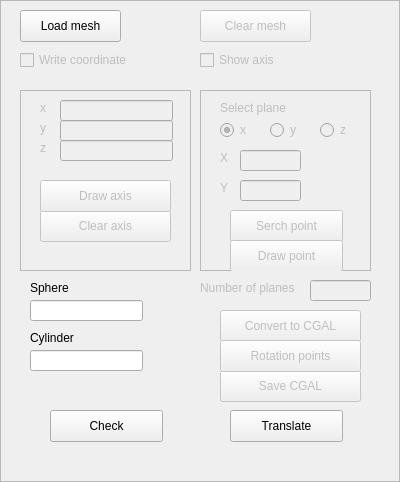
<?xml version="1.0" encoding="UTF-8"?>
<ui version="4.0">
 <class>DrawManager</class>
 <widget class="QFrame" name="DrawManager">
  <property name="geometry">
   <rect>
    <x>0</x>
    <y>0</y>
    <width>400</width>
    <height>482</height>
   </rect>
  </property>
  <property name="windowTitle">
   <string>Frame</string>
  </property>
  <property name="frameShape">
   <enum>QFrame::StyledPanel</enum>
  </property>
  <property name="frameShadow">
   <enum>QFrame::Raised</enum>
  </property>
  <widget class="QPushButton" name="loadMesh">
   <property name="geometry">
    <rect>
     <x>20</x>
     <y>10</y>
     <width>101</width>
     <height>32</height>
    </rect>
   </property>
   <property name="text">
    <string>Load mesh</string>
   </property>
  </widget>
  <widget class="QLabel" name="nPlaneLabel">
   <property name="enabled">
    <bool>false</bool>
   </property>
   <property name="geometry">
    <rect>
     <x>200</x>
     <y>280</y>
     <width>111</width>
     <height>16</height>
    </rect>
   </property>
   <property name="text">
    <string>Number of planes</string>
   </property>
  </widget>
  <widget class="QLineEdit" name="nPlane">
   <property name="enabled">
    <bool>false</bool>
   </property>
   <property name="geometry">
    <rect>
     <x>310</x>
     <y>280</y>
     <width>61</width>
     <height>21</height>
    </rect>
   </property>
  </widget>
  <widget class="QPushButton" name="eigenToCgal">
   <property name="enabled">
    <bool>false</bool>
   </property>
   <property name="geometry">
    <rect>
     <x>220</x>
     <y>310</y>
     <width>141</width>
     <height>32</height>
    </rect>
   </property>
   <property name="text">
    <string>Convert to CGAL</string>
   </property>
  </widget>
  <widget class="QPushButton" name="saveMeshCgal">
   <property name="enabled">
    <bool>false</bool>
   </property>
   <property name="geometry">
    <rect>
     <x>220</x>
     <y>370</y>
     <width>141</width>
     <height>32</height>
    </rect>
   </property>
   <property name="text">
    <string>Save CGAL</string>
   </property>
  </widget>
  <widget class="QFrame" name="selectAxis">
   <property name="enabled">
    <bool>false</bool>
   </property>
   <property name="geometry">
    <rect>
     <x>200</x>
     <y>90</y>
     <width>171</width>
     <height>181</height>
    </rect>
   </property>
   <property name="frameShape">
    <enum>QFrame::StyledPanel</enum>
   </property>
   <property name="frameShadow">
    <enum>QFrame::Raised</enum>
   </property>
   <widget class="QRadioButton" name="xAxis">
    <property name="enabled">
     <bool>false</bool>
    </property>
    <property name="geometry">
     <rect>
      <x>20</x>
      <y>30</y>
      <width>31</width>
      <height>20</height>
     </rect>
    </property>
    <property name="text">
     <string>x</string>
    </property>
    <property name="checked">
     <bool>true</bool>
    </property>
   </widget>
   <widget class="QRadioButton" name="yAxis">
    <property name="enabled">
     <bool>false</bool>
    </property>
    <property name="geometry">
     <rect>
      <x>70</x>
      <y>30</y>
      <width>31</width>
      <height>20</height>
     </rect>
    </property>
    <property name="text">
     <string>y</string>
    </property>
   </widget>
   <widget class="QRadioButton" name="zAxis">
    <property name="enabled">
     <bool>false</bool>
    </property>
    <property name="geometry">
     <rect>
      <x>120</x>
      <y>30</y>
      <width>31</width>
      <height>20</height>
     </rect>
    </property>
    <property name="text">
     <string>z</string>
    </property>
   </widget>
   <widget class="QLineEdit" name="xCoord">
    <property name="geometry">
     <rect>
      <x>40</x>
      <y>60</y>
      <width>61</width>
      <height>21</height>
     </rect>
    </property>
   </widget>
   <widget class="QLineEdit" name="yCoord">
    <property name="geometry">
     <rect>
      <x>40</x>
      <y>90</y>
      <width>61</width>
      <height>21</height>
     </rect>
    </property>
   </widget>
   <widget class="QLabel" name="xLabel">
    <property name="enabled">
     <bool>false</bool>
    </property>
    <property name="geometry">
     <rect>
      <x>20</x>
      <y>60</y>
      <width>21</width>
      <height>16</height>
     </rect>
    </property>
    <property name="text">
     <string>X</string>
    </property>
   </widget>
   <widget class="QLabel" name="yLabel">
    <property name="enabled">
     <bool>false</bool>
    </property>
    <property name="geometry">
     <rect>
      <x>20</x>
      <y>90</y>
      <width>21</width>
      <height>16</height>
     </rect>
    </property>
    <property name="text">
     <string>Y</string>
    </property>
   </widget>
   <widget class="QLabel" name="selectLabel">
    <property name="enabled">
     <bool>false</bool>
    </property>
    <property name="geometry">
     <rect>
      <x>20</x>
      <y>10</y>
      <width>131</width>
      <height>16</height>
     </rect>
    </property>
    <property name="text">
     <string>Select plane</string>
    </property>
   </widget>
   <widget class="QPushButton" name="serchPoint">
    <property name="geometry">
     <rect>
      <x>30</x>
      <y>120</y>
      <width>113</width>
      <height>32</height>
     </rect>
    </property>
    <property name="text">
     <string>Serch point</string>
    </property>
   </widget>
   <widget class="QPushButton" name="drawPoint">
    <property name="geometry">
     <rect>
      <x>30</x>
      <y>150</y>
      <width>113</width>
      <height>32</height>
     </rect>
    </property>
    <property name="text">
     <string>Draw point</string>
    </property>
   </widget>
  </widget>
  <widget class="QFrame" name="coordinate">
   <property name="enabled">
    <bool>false</bool>
   </property>
   <property name="geometry">
    <rect>
     <x>20</x>
     <y>90</y>
     <width>171</width>
     <height>181</height>
    </rect>
   </property>
   <property name="frameShape">
    <enum>QFrame::StyledPanel</enum>
   </property>
   <property name="frameShadow">
    <enum>QFrame::Raised</enum>
   </property>
   <widget class="QLineEdit" name="z">
    <property name="enabled">
     <bool>false</bool>
    </property>
    <property name="geometry">
     <rect>
      <x>40</x>
      <y>50</y>
      <width>113</width>
      <height>21</height>
     </rect>
    </property>
   </widget>
   <widget class="QLabel" name="labelX">
    <property name="enabled">
     <bool>false</bool>
    </property>
    <property name="geometry">
     <rect>
      <x>20</x>
      <y>10</y>
      <width>21</width>
      <height>16</height>
     </rect>
    </property>
    <property name="text">
     <string>x</string>
    </property>
   </widget>
   <widget class="QLineEdit" name="x">
    <property name="enabled">
     <bool>false</bool>
    </property>
    <property name="geometry">
     <rect>
      <x>40</x>
      <y>10</y>
      <width>113</width>
      <height>21</height>
     </rect>
    </property>
   </widget>
   <widget class="QLabel" name="labelZ">
    <property name="enabled">
     <bool>false</bool>
    </property>
    <property name="geometry">
     <rect>
      <x>20</x>
      <y>50</y>
      <width>21</width>
      <height>16</height>
     </rect>
    </property>
    <property name="text">
     <string>z</string>
    </property>
   </widget>
   <widget class="QLabel" name="labelY">
    <property name="enabled">
     <bool>false</bool>
    </property>
    <property name="geometry">
     <rect>
      <x>20</x>
      <y>30</y>
      <width>21</width>
      <height>16</height>
     </rect>
    </property>
    <property name="text">
     <string>y</string>
    </property>
   </widget>
   <widget class="QLineEdit" name="y">
    <property name="enabled">
     <bool>false</bool>
    </property>
    <property name="geometry">
     <rect>
      <x>40</x>
      <y>30</y>
      <width>113</width>
      <height>21</height>
     </rect>
    </property>
   </widget>
   <widget class="QPushButton" name="clearAxis">
    <property name="enabled">
     <bool>false</bool>
    </property>
    <property name="geometry">
     <rect>
      <x>20</x>
      <y>120</y>
      <width>131</width>
      <height>32</height>
     </rect>
    </property>
    <property name="text">
     <string>Clear axis</string>
    </property>
   </widget>
   <widget class="QPushButton" name="drawAxis">
    <property name="enabled">
     <bool>false</bool>
    </property>
    <property name="geometry">
     <rect>
      <x>20</x>
      <y>90</y>
      <width>131</width>
      <height>32</height>
     </rect>
    </property>
    <property name="text">
     <string>Draw axis</string>
    </property>
   </widget>
  </widget>
  <widget class="QCheckBox" name="writeCoordinate">
   <property name="enabled">
    <bool>false</bool>
   </property>
   <property name="geometry">
    <rect>
     <x>20</x>
     <y>50</y>
     <width>131</width>
     <height>20</height>
    </rect>
   </property>
   <property name="text">
    <string>Write coordinate</string>
   </property>
  </widget>
  <widget class="QCheckBox" name="showAxis">
   <property name="enabled">
    <bool>false</bool>
   </property>
   <property name="geometry">
    <rect>
     <x>200</x>
     <y>50</y>
     <width>87</width>
     <height>20</height>
    </rect>
   </property>
   <property name="text">
    <string>Show axis</string>
   </property>
  </widget>
  <widget class="QPushButton" name="rotationAxis">
   <property name="enabled">
    <bool>false</bool>
   </property>
   <property name="geometry">
    <rect>
     <x>220</x>
     <y>340</y>
     <width>141</width>
     <height>32</height>
    </rect>
   </property>
   <property name="text">
    <string>Rotation points</string>
   </property>
  </widget>
  <widget class="QPushButton" name="clearMesh">
   <property name="enabled">
    <bool>false</bool>
   </property>
   <property name="geometry">
    <rect>
     <x>200</x>
     <y>10</y>
     <width>111</width>
     <height>32</height>
    </rect>
   </property>
   <property name="text">
    <string>Clear mesh</string>
   </property>
  </widget>
  <widget class="QLineEdit" name="sphere">
   <property name="geometry">
    <rect>
     <x>30</x>
     <y>300</y>
     <width>113</width>
     <height>21</height>
    </rect>
   </property>
  </widget>
  <widget class="QLabel" name="Sphere">
   <property name="geometry">
    <rect>
     <x>30</x>
     <y>280</y>
     <width>60</width>
     <height>16</height>
    </rect>
   </property>
   <property name="text">
    <string>Sphere</string>
   </property>
  </widget>
  <widget class="QLabel" name="Cylinder">
   <property name="geometry">
    <rect>
     <x>30</x>
     <y>330</y>
     <width>60</width>
     <height>16</height>
    </rect>
   </property>
   <property name="text">
    <string>Cylinder</string>
   </property>
  </widget>
  <widget class="QLineEdit" name="cylinder">
   <property name="geometry">
    <rect>
     <x>30</x>
     <y>350</y>
     <width>113</width>
     <height>21</height>
    </rect>
   </property>
  </widget>
  <widget class="QPushButton" name="translate">
   <property name="geometry">
    <rect>
     <x>230</x>
     <y>410</y>
     <width>113</width>
     <height>32</height>
    </rect>
   </property>
   <property name="text">
    <string>Translate</string>
   </property>
  </widget>
  <widget class="QPushButton" name="check">
   <property name="geometry">
    <rect>
     <x>50</x>
     <y>410</y>
     <width>113</width>
     <height>32</height>
    </rect>
   </property>
   <property name="text">
    <string>Check</string>
   </property>
  </widget>
  <zorder>coordinate</zorder>
  <zorder>selectAxis</zorder>
  <zorder>loadMesh</zorder>
  <zorder>nPlaneLabel</zorder>
  <zorder>nPlane</zorder>
  <zorder>eigenToCgal</zorder>
  <zorder>saveMeshCgal</zorder>
  <zorder>writeCoordinate</zorder>
  <zorder>showAxis</zorder>
  <zorder>rotationAxis</zorder>
  <zorder>clearMesh</zorder>
  <zorder>sphere</zorder>
  <zorder>Sphere</zorder>
  <zorder>Cylinder</zorder>
  <zorder>cylinder</zorder>
  <zorder>translate</zorder>
  <zorder>check</zorder>
 </widget>
 <resources/>
 <connections/>
</ui>
